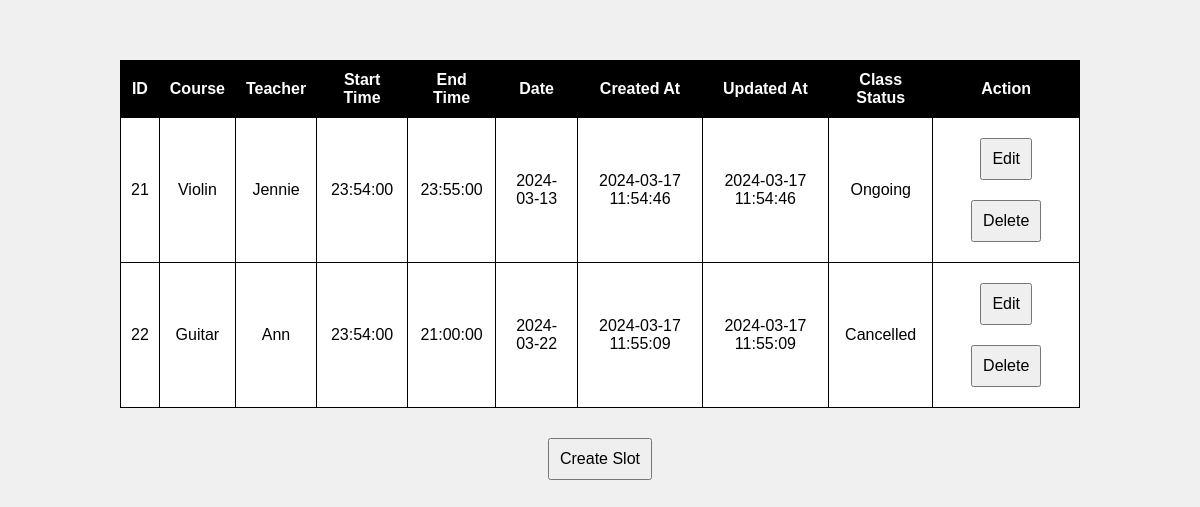
The page /admin/indexes/class_index.php on the database as committed earlier.
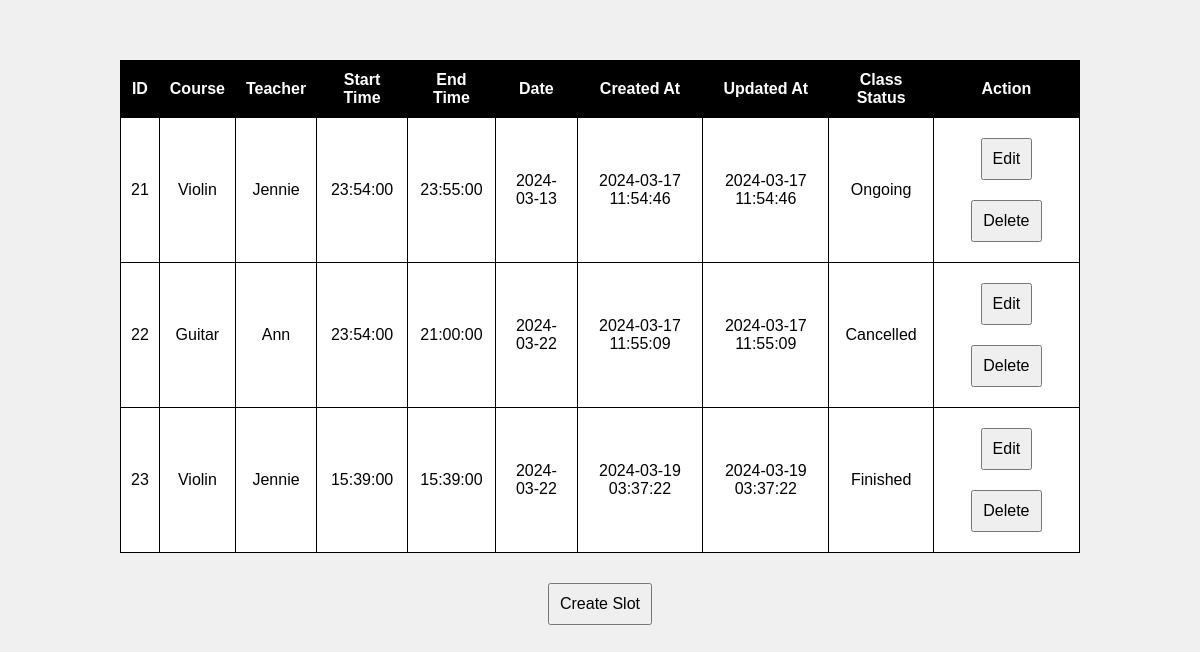
The same page on the database as committed later.
### tables this page shows
CREATE TABLE `classes` (
  `class_id` int(11) NOT NULL,
  `course_parent_id` int(11) NOT NULL,
  `user_parent_id` int(11) NOT NULL,
  `start_time` time NOT NULL,
  `end_time` time NOT NULL,
  `date_of_class` date NOT NULL,
  `created_at` timestamp NOT NULL DEFAULT current_timestamp(),
  `updated_at` timestamp NOT NULL DEFAULT current_timestamp(),
  `class_status` enum('Upcoming','Ongoing','Finished','Cancelled') NOT NULL
);

CREATE TABLE `courses` (
  `course_id` int(11) NOT NULL,
  `course_name` varchar(255) NOT NULL,
  `course_desc` longtext NOT NULL,
  `course_img` varchar(255) NOT NULL,
  `course_icon` varchar(255) NOT NULL,
  `course_status` enum('Active','Inactive') NOT NULL
);

CREATE TABLE `users` (
  `user_id` int(11) NOT NULL,
  `user_name` varchar(255) NOT NULL,
  `user_password` varchar(255) NOT NULL,
  `user_type` enum('Student','Teacher') NOT NULL,
  `user_status` enum('Active','Inactive') NOT NULL
);

### admin/indexes/class_index.php (the view, shortened to what this page needs)
<!DOCTYPE html>
<html>
<head>
</head>
<body>
<h2 id="responseMessageClass">&nbsp;</h2>
<div id="updateTableContainerClass">
    <?php
    include("../db.php");
    $sql = "SELECT ti.*,
               c.course_name,
	       us.user_name
        FROM classes ti
        LEFT JOIN courses c ON ti.course_parent_id = c.course_id
	LEFT JOIN users us ON ti.user_parent_id = us.user_id";
    $result = $conn->query($sql);
    if ($result->num_rows > 0) {
        echo "<table>";
        echo "<tr><th>ID</th><th>Course</th><th>Teacher</th><th>Start Time</th><th>End Time</th><th>Date</th><th>Created At</th><th>Updated At</th><th>Class Status</th><th>Action</th></tr>";
        while ($row = $result->fetch_assoc()) {
            echo "<tr>";
            echo "<td>{$row['class_id']}</td>";
            echo "<td>{$row['course_name']}</td>";
            echo "<td>{$row['user_name']}</td>";
            echo "<td>{$row['start_time']}</td>";
            echo "<td>{$row['end_time']}</td>";
            echo "<td>{$row['date_of_class']}</td>";
            echo "<td>{$row['created_at']}</td>";
            echo "<td>{$row['updated_at']}</td>";
            echo "<td>{$row['class_status']}</td>";
            echo "<td>";
            echo "<button onclick=\"showFormClass('edit_mode_class', {$row['class_id']})\">Edit</button>";
            echo "<button onclick=\"showFormClass('delete_mode_class', {$row['class_id']})\">Delete</button>";
            echo "</td>";
            echo "</tr>";
        }
        echo "</table>";
    } else {
        echo "No class found.";
    }
    ?>
</div>
<button onclick="showFormClass('create_mode_class', null)">Create Slot</button>
</body>
</html>

Rows that differ between the two databases and show on the page:
added classes: class_id "23", courses.course_name "Violin", users.user_name "Jennie", start_time "15:39:00", end_time "15:39:00", date_of_class "2024-03-22", created_at "2024-03-19 03:37:22", updated_at "2024-03-19 03:37:22", class_status "Finished"
